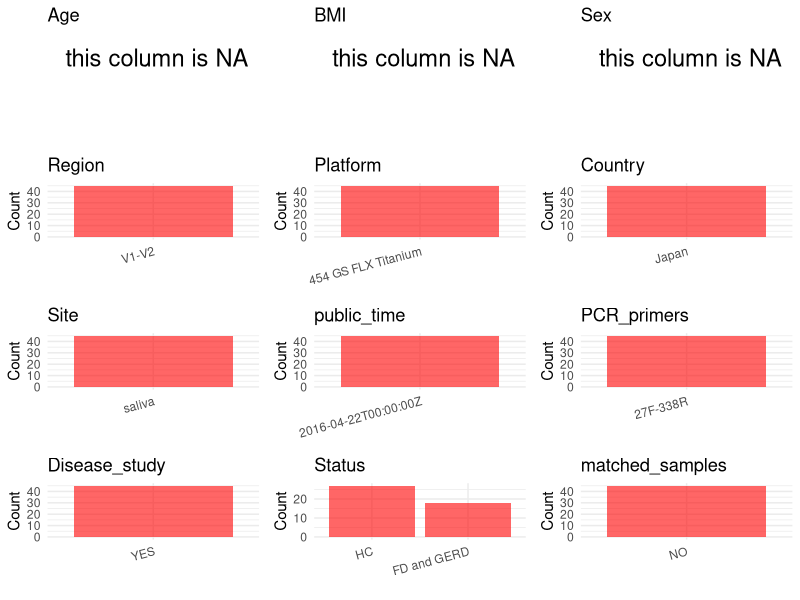

R code for this plot: (Note: this script raises an error after producing the figure.)
## ---- chunk 1
# Load necessary libraries
library(dplyr)
library(ggplot2)
library(cowplot)
library(stringr)

# Set working directory (update this path to your local directory)
setwd("E:/bioproject_YSD/PRJDB3211")

# Read the initial metadata files
initial_meta <- read.csv("SraRunTable.csv", header = T)

# Remove entries non-oral samples
initial_meta <- initial_meta %>%
  filter(!str_detect(sample_name, "^(F|P-F|G|P-G)"))

# Display the first few rows of the metadata
head(initial_meta)
## ---- chunk 2
# Create a uniform metadata dataframe
metadata <- data.frame(
  BioProject = initial_meta$BioProject,
  Run = initial_meta$Run,
  sample_name = initial_meta$sample_name,
  Age = NA,
  BMI = NA,  
  Sex = NA,
  Region = "V1-V2",
  Platform = initial_meta$Instrument,
  Country = "Japan",
  Site = "saliva",
  public_time = initial_meta$ReleaseDate,
  stringsAsFactors = FALSE
)
## ---- chunk 3
# Add information obtained from the publication
metadata$PCR_primers <- "27F-338R"
metadata$title <- "Influence of proton-pump inhibitors on the luminal microbiota in the gastrointestinal tract"
metadata$Disease_study <- "YES"
# Assign disease status based on sample_name patterns
metadata <- metadata %>%
  mutate(Status = case_when(
    str_detect(sample_name, "^P") ~ "FD and GERD",
    TRUE ~ "HC"))

# Check initial data distribution
cat("Initial sample distribution:\n")
table(metadata$sample_name)
table(metadata$Site)

# Calculate sampling frequency per subject
sample_counts <- table(metadata$sample_name)
cat("\nNumber of samples per subject:\n")
print(sample_counts)

# Create matched_samples column
metadata$matched_samples <- ifelse(metadata$sample_name %in% names(sample_counts[sample_counts >= 2]), "YES", "NO")

cat("\nMatched samples distribution:\n")
table(metadata$matched_samples)

# Identify samples for removal: single samples excluding saliva
single_samples <- names(sample_counts[sample_counts == 1])
samples_to_remove <- metadata$sample_name %in% single_samples & 
                     !(metadata$Site %in% c("saliva"))

cat("\nNumber of samples to be removed:", sum(samples_to_remove), "\n")

# Remove identified samples
metadata_clean <- metadata[!samples_to_remove, ]

cat("\nFinal sample distribution after cleaning:\n")
table(metadata_clean$sample_name)
table(metadata_clean$Site)
table(metadata_clean$matched_samples)

# Use cleaned dataset for subsequent analysis
metadata <- metadata_clean
## ---- chunk 4
# Check the number of unique runs and sample names
print(paste("Number of unique runs:", length(unique(metadata$Run))))
print(paste("Number of unique sample names:", length(unique(metadata$sample_name))))
## ---- chunk 5
# Select columns for visualization
plot_data <- metadata %>%
  select(-BioProject, -Run, -sample_name, -title)

# Function to create simple plots for each column
create_simple_plots <- function(data) {
  plots <- list()
  
  for (col in colnames(data)) {
    # Check if the column is all NA
    if (all(is.na(data[[col]]))) {
      # Create an empty plot with text indicating all NA
      p <- ggplot() +
        annotate("text", x = 0.5, y = 0.5, label = "this column is NA", size = 6) +
        labs(title = col) +
        theme_void()
    } else if (is.numeric(data[[col]])) {
      # Numeric variable: histogram
      p <- ggplot(data, aes(x = .data[[col]])) +
        geom_histogram(fill = "blue", alpha = 0.6, bins = 20, na.rm = TRUE) +
        labs(title = col) +
        theme_minimal()
    } else {
      # Categorical variable: bar plot (remove NA values)
      count_data <- as.data.frame(table(data[[col]], useNA = "ifany"))
      p <- ggplot(count_data, aes(x = reorder(Var1, -Freq), y = Freq)) +
        geom_col(fill = "red", alpha = 0.6) +
        labs(title = col, x = NULL, y = "Count") +
        theme_minimal() +
        theme(axis.text.x = element_text(angle = 15, hjust = 1))
    }
    plots[[col]] <- p
  }
  
  return(plots)
}

# Generate and arrange plots
plots <- create_simple_plots(plot_data)
p<-plot_grid(plots$Age, 
          plots$BMI, 
          plots$Sex, 
          plots$Region, 
          plots$Platform, 
          plots$Country, 
          plots$Site,
          plots$public_time, 
          plots$PCR_primers,
          plots$Disease_study,
          plots$Status,
          plots$matched_samples,# add 
          ncol = 3, align = "hv", axis = "lb")
ggsave("Metadata_Summary.png", plot = p, width = 8, height = 6, dpi = 150)
## ---- chunk 6
knitr::include_graphics("Metadata_Summary.png")
## ---- chunk 7
# Reorder columns to match the desired format
metadata <- metadata[, c(
  "BioProject", "Run", "sample_name", "Age", "BMI", "Sex", 
  "Region", "Platform", "Country", "Site", "public_time", 
  "PCR_primers", "title", "Disease_study", "Status", "matched_samples"
)]

# Export the uniform metadata to a CSV file
write.csv(metadata, file = "metadata.csv", quote = FALSE)
head(metadata)
